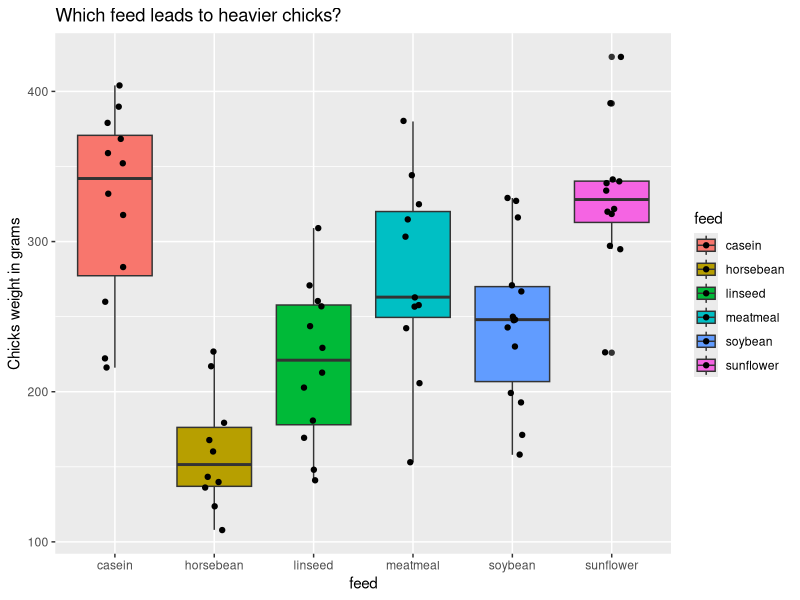
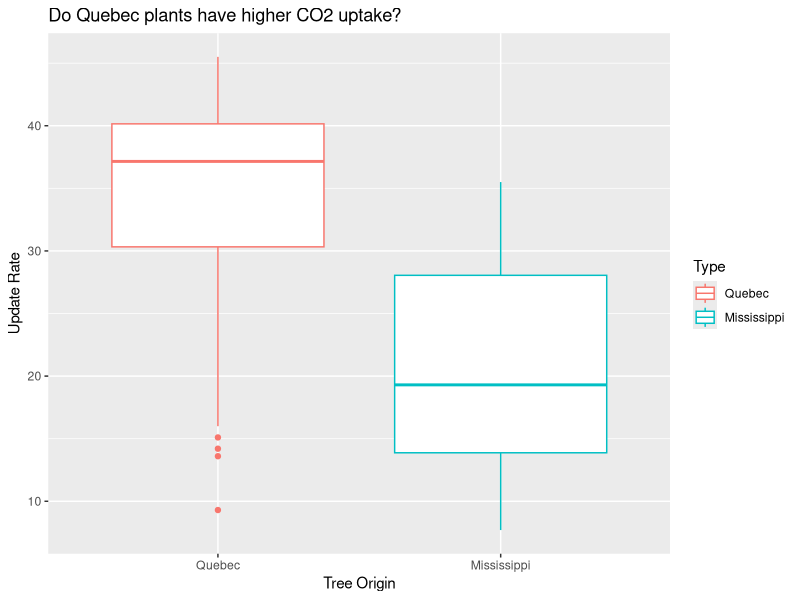
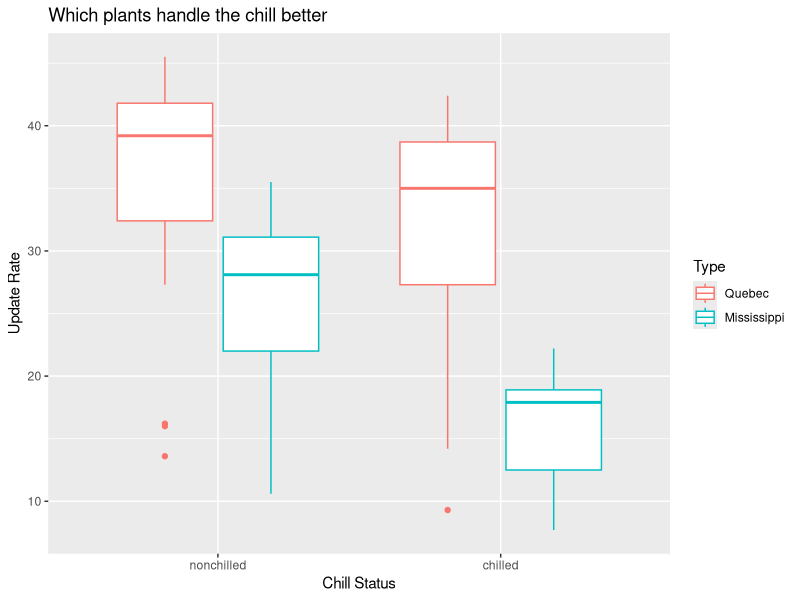
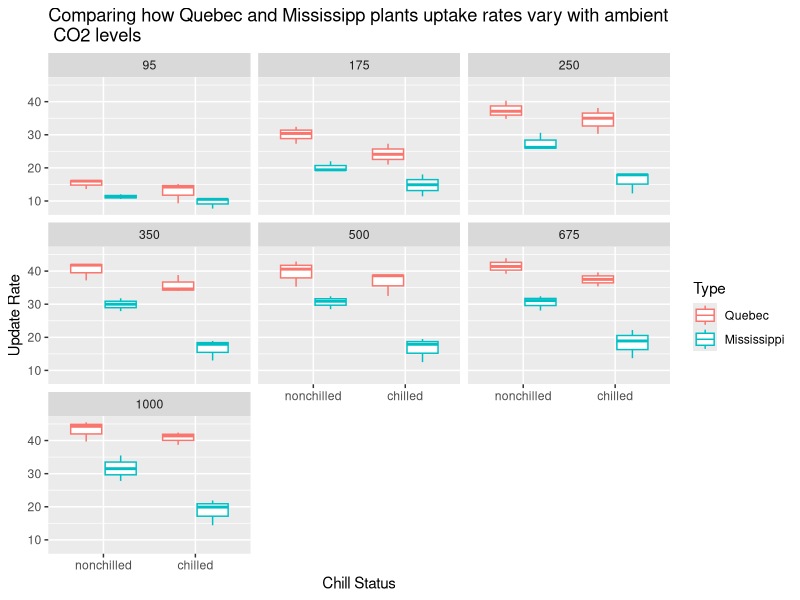
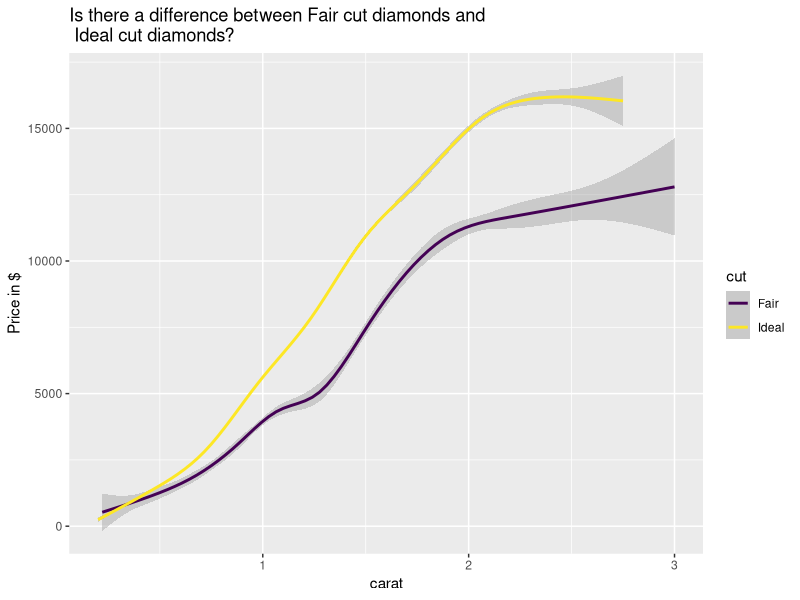
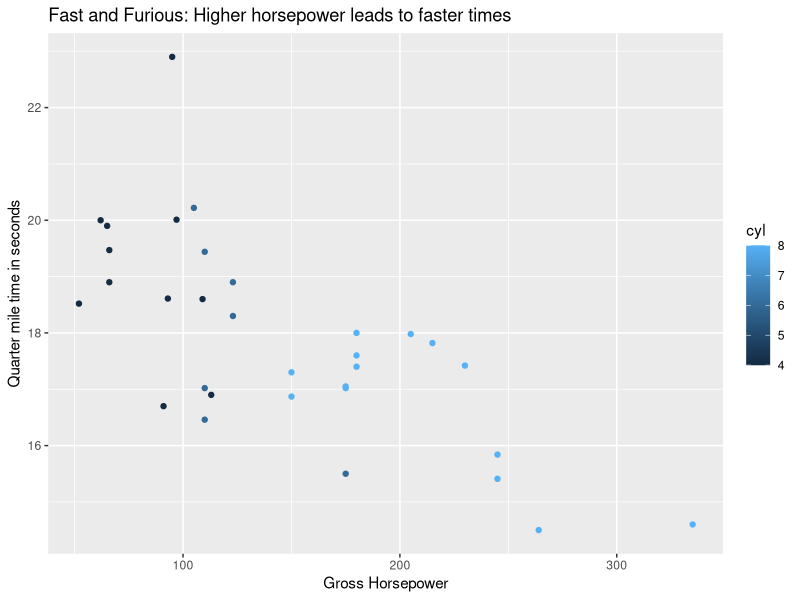

R code for these plots, in order:
## ---- chunk 1
knitr::opts_chunk$set(echo = TRUE)
library(tidyverse,ggplot2)
## ---- chunk 2
chick<-tibble(weight = chickwts$weight, feed = chickwts$feed)
chick %>% ggplot(aes(x=feed, y = weight, fill = feed)) + geom_boxplot() + geom_jitter(width=.1) + ylab("Chicks weight in grams") + ggtitle("Which feed leads to heavier chicks?")

chick %>% group_by(feed) %>% summarise(mean =mean(weight))
chick %>% group_by(feed) %>% summarise(sd = sd(weight))


## ---- chunk 3
CO2 %>% ggplot(aes(y=uptake, x= Type, color = Type)) + geom_boxplot() + ylab("Update Rate") + xlab("Tree Origin") + ggtitle("Do Quebec plants have higher CO2 uptake?")


CO2 %>% group_by(Treatment) %>% ggplot(aes(y=uptake, x= Treatment, color = Type)) + geom_boxplot() + ylab("Update Rate") + xlab("Chill Status") + ggtitle("Which plants handle the chill better")

## ---- chunk 4
CO2 %>% group_by(Treatment) %>% ggplot(aes(y=uptake, x= Treatment, color = Type)) + geom_boxplot() + facet_wrap(.~ conc) + ylab("Update Rate") + xlab("Chill Status") + ggtitle("Comparing how Quebec and Mississipp plants uptake rates vary with ambient \n CO2 levels")
## ---- chunk 5
data(diamonds)
diamonds %>% filter(carat <= 3 & (cut=='Fair' | cut =='Ideal'))%>% ggplot(aes(x=carat, y=price, color = cut)) + geom_smooth() + ylab("Price in $") +ggtitle("Is there a difference between Fair cut diamonds and \n Ideal cut diamonds?")
## ---- chunk 6
diamonds %>% group_by(cut) %>% filter(carat==.3) %>% summarise(MeanPrice = mean(price),MedianPrice= median(price))
## ---- chunk 7
mtcars<-as.tibble(mtcars)
p<- mtcars %>% group_by(cyl) %>% ggplot() + geom_point(aes(x=hp, y= qsec, color=cyl)) + ylab("Quarter mile time in seconds") + xlab("Gross Horsepower")
p <- p + guides(fill=guide_legend(title="# of Cylinders")) +ggtitle("Fast and Furious: Higher horsepower leads to faster times")
p
